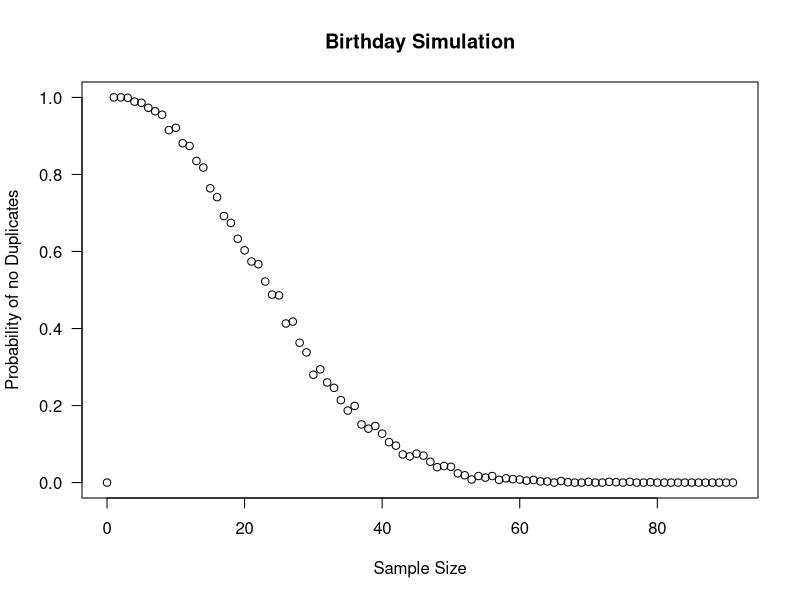

The R script that drew this image:
#Birthday simulation
#What is the probability NONE of the N people in a room sharing a birthday

N <- 0
samples <- 0;
prob.nodub <-0;

for(j in 10:100){
    counting.no.dups <- 0;
    test <- for(i in 1:1000){
    bdays <- sample(seq(as.Date('1990/01/01'), as.Date('1990/12/31'), by="day"), N, replace=T)
    dups <- duplicated(bdays, incomparables = FALSE)
    ch <-length(which(dups == TRUE))
    if(ch==0){
      counting.no.dups <- counting.no.dups +1
    }
    fine <- (counting.no.dups/1000)
    }
 print(N)
 print(fine)
 N <- N + 1
 samples[[j]] <- N
 prob.nodub[[j]] <- fine

}

plot(samples,prob.nodub, main="Birthday Simulation", xlab = "Sample Size", ylab = "Probability of no Duplicates", las =1)
